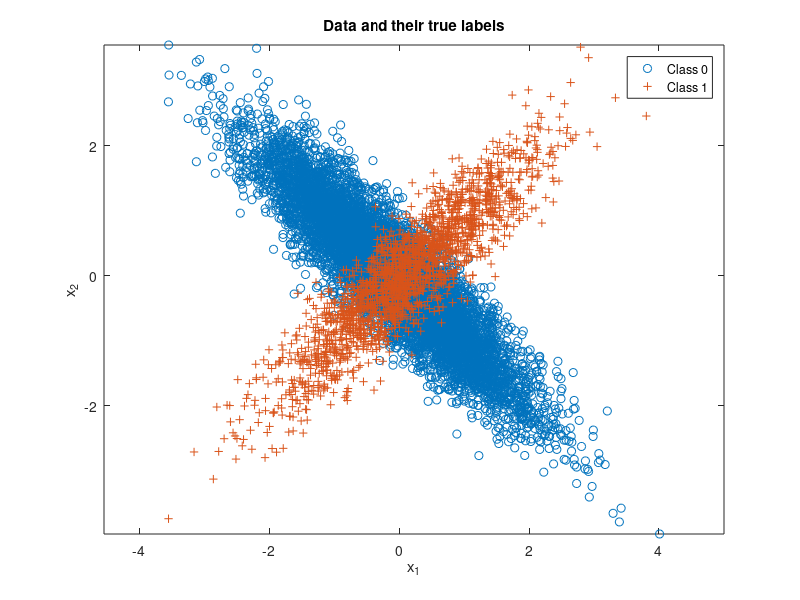

Write the MATLAB code that produced this figure. (Note: this script raises an error after producing the figure.)
% Expected risk minimization with 2 classes
clear all, close all,

n = 2; % number of feature dimensions
N = 10000; % number of iid samples
mu(:,1) = [-0.1;0]; mu(:,2) = [0.1;0];
Sigma(:,:,1) = [1 -0.9;-0.9 1]; Sigma(:,:,2) = [1 0.9;0.9 1];
p = [0.8 0.2]; % class priors for labels 0 and 1 respectively
label = rand(1,N) >= p(1); %generate N number of sample and compare with 0.8, if >= 0.8, then it falls in label 1 region, label 0 region otherwise.
Nc = [length(find(label==0)),length(find(label==1))]; % number of samples from each class, Nc(1) is # of label 0, Nc(2) is # of label 1.
x = zeros(n,N); % save up space, 2x10000 of zeros (nxN)
lambda = [0 1;1 0];
% Draw samples from each class pdf
for L = 0:1
    x(:,label==L) = mvnrnd(mu(:,L+1),Sigma(:,:,L+1),Nc(L+1))'; %x(:,label==L):store generated column vector in where label is 0 or 1, very compact. Each column in x is a mvrnd vector.
end
%graph generated class 0 and class 1 vector
figure(1), clf, %create fig 2 and clear fig window
plot(x(1,label==0),x(2,label==0),'o'), hold on, %hold on retains plots in the current axes so that new plots added to the axes do not delete existing plots. 
plot(x(1,label==1),x(2,label==1),'+'), axis equal, %axis equal sets the aspect ratio so that the data units are the same in every direction.
legend('Class 0','Class 1'), 
title('Data and their true labels'),
xlabel('x_1'), ylabel('x_2'),

discriminantScore = log(evalGaussian(x,mu(:,2),Sigma(:,:,2)))-log(evalGaussian(x,mu(:,1),Sigma(:,:,1)));
sortedScores = sort(discriminantScore);
tau = zeros(1+length(sortedScores));
epsilon = 0.01;
tau(1) = sortedScores(1) - epsilon; % min of tau
tau(length(tau)) = sortedScores(length(sortedScores)) + epsilon; % max of tau
for i = 2:length(tau)-1
    tau(i) = (sortedScores(i) + sortedScores(i-1))/2;
end

ROC = zeros(4,length(tau));
for i = 1:length(tau)
    decision = (discriminantScore >= tau(i));
    ind00 = find(decision==0 & label==0); % index of 00, correct decision on 0 label
    p00 = length(ind00)/Nc(1); % probability of true negative, P(x=0|L=0)
    ind10 = find(decision==1 & label==0);
    p10 = length(ind10)/Nc(1); % probability of false positive
    ind01 = find(decision==0 & label==1);
    p01 = length(ind01)/Nc(2); % probability of false negative
    ind11 = find(decision==1 & label==1);
    p11 = length(ind11)/Nc(2); % probability of true positive
    pError = [p10,p01]*Nc'/N; % probability of error, empirically estimated
    ROC(:,i) = [p11; p10; pError; tau(i)];
end

[~,indexMinPerror] = min(ROC(3,:));
disp('Theoretical optimal tau - ERM: '); disp(log((lambda(2,1)-lambda(1,1))/(lambda(1,2)-lambda(2,2)) * p(1)/p(2)));
disp('Empirical optimal tau - ERM: '); disp(ROC(4,indexMinPerror(1)));
disp('Empirical min probability of error - ERM: '); disp(ROC(3,indexMinPerror(1)));

figure(2),
plot(ROC(2,:),ROC(1,:)); hold on,
plot(ROC(2,indexMinPerror(1)),ROC(1,indexMinPerror(1)),'og'); hold on,
title('Detection vs. false alarm ROC - ERM'),
xlabel('False alarm'), ylabel('Detection'),
legend('Detection vs. false alarm','Minimun probability of error point'),

figure(3),
plot3(ROC(2,:),ROC(1,:), ROC(4,:)); hold on,
plot3(ROC(2,indexMinPerror(1)),ROC(1,indexMinPerror(1)),ROC(4,indexMinPerror(1)),'og'); hold on,
title('Tau vs. detection vs. false alarm ROC - ERM'),
xlabel('False alarm'), ylabel('Detection'), zlabel('Tau')
legend('Tau vs. detection vs. false alarm','Minimun probability of error point'),

% LDA
Sb = (mu(:,1)-mu(:,2))*(mu(:,1)-mu(:,2))';
Sw = Sigma(:,:,1) + Sigma(:,:,2);
[V,D] = eig(inv(Sw)*Sb); % LDA solution satisfies alpha Sw w = Sb w; ie w is a generalized eigenvector of (Sw,Sb)
% equivalently alpha w  = inv(Sw) Sb w
[~,ind] = sort(diag(D),'descend'); % get index of eigen vector with max variance
wLDA = V(:,ind(1)); % Fisher LDA projection vector = eigen vector with max variance
yLDA = wLDA'*x; % All data projected on to the line spanned by wLDA
wLDA = sign(mean(yLDA(find(label==1)))-mean(yLDA(find(label==0))))*wLDA; % ensures class1 falls on the + side of the axis
yLDA = sign(mean(yLDA(find(label==1)))-mean(yLDA(find(label==0))))*yLDA; % flip yLDA accordingly

sortedScores = sort(yLDA);
tau = zeros(1+length(sortedScores));
epsilon = 0.01;
tau(1) = sortedScores(1) - epsilon;
tau(length(tau)) = sortedScores(length(sortedScores)) + epsilon;
for i = 2:length(tau)-1
    tau(i) = (sortedScores(i) + sortedScores(i-1))/2;
end

ROC = zeros(4,length(tau));
for i = 1:length(tau)
    decisionLDA = (yLDA >= tau(i));
    ind00 = find(decisionLDA==0 & label==0); % index of 00, correct decision on 0 label
    p00 = length(ind00)/Nc(1); % probability of true negative, P(x=0|L=0)
    ind10 = find(decisionLDA==1 & label==0);
    p10 = length(ind10)/Nc(1); % probability of false positive
    ind01 = find(decisionLDA==0 & label==1);
    p01 = length(ind01)/Nc(2); % probability of false negative
    ind11 = find(decisionLDA==1 & label==1);
    p11 = length(ind11)/Nc(2); % probability of true positive
    pError = [p10,p01]*Nc'/N; % probability of error, empirically estimated
    ROC(:,i) = [p11; p10; pError; tau(i)];
end

[~,indexMinPerror] = min(ROC(3,:));
disp('Empirical optimal tau - LDA: '); disp(ROC(4,indexMinPerror(1)));
disp('Empirical min probability of error - LDA: '); disp(ROC(3,indexMinPerror(1)));

figure(4), clf,
plot(yLDA(find(label==0)),zeros(1,Nc(1)),'o'), hold on,
plot(yLDA(find(label==1)),zeros(1,Nc(2)),'+'), axis equal, hold on,
legend('Class 0','Class 1'), 
title('LDA projection of data and their true labels'),
xlabel('x_1'), ylabel('x_2'), 

figure(5),
plot(ROC(2,:),ROC(1,:)); hold on,
plot(ROC(2,indexMinPerror(1)),ROC(1,indexMinPerror(1)),'og'); hold on,
title('Detection vs. false alarm - LDA'),
xlabel('False alarm'), ylabel('Detection'),
legend('Detection vs. false alarm','Minimun probability of error point'),

figure(6),
plot3(ROC(2,:),ROC(1,:), ROC(4,:)); hold on,
plot3(ROC(2,indexMinPerror(1)),ROC(1,indexMinPerror(1)),ROC(4,indexMinPerror(1)),'og'); hold on,
title('Tau vs. detection vs. false alarm - LDA'),
xlabel('False alarm'), ylabel('Detection'), zlabel('Tau')
legend('Tau vs. detection vs. false alarm','Minimun probability of error point'),


%NaiveBayesian
discriminantScore = log(evalGaussian(x,mu(:,2),eye(2)))-log(evalGaussian(x,mu(:,1),eye(2)));
sortedScores = sort(discriminantScore);
tau = zeros(1+length(sortedScores));
epsilon = 0.01;
tau(1) = sortedScores(1) - epsilon;
tau(length(tau)) = sortedScores(length(sortedScores)) + epsilon;
for i = 2:length(tau)-1
    tau(i) = (sortedScores(i) + sortedScores(i-1))/2;
end

ROC = zeros(4,length(tau));
for i = 1:length(tau)
    decision = (discriminantScore >= tau(i));
    ind00 = find(decision==0 & label==0); % index of 00, correct decision on 0 label
    p00 = length(ind00)/Nc(1); % probability of true negative, P(x=0|L=0)
    ind10 = find(decision==1 & label==0);
    p10 = length(ind10)/Nc(1); % probability of false positive
    ind01 = find(decision==0 & label==1);
    p01 = length(ind01)/Nc(2); % probability of false negative
    ind11 = find(decision==1 & label==1);
    p11 = length(ind11)/Nc(2); % probability of true positive
    pError = [p10,p01]*Nc'/N; % probability of error, empirically estimated
    ROC(:,i) = [p11; p10; pError; tau(i)];
end

[~,indexMinPerror] = min(ROC(3,:));
disp('Empirical optimal tau - NB: '); disp(ROC(4,indexMinPerror(1)));
disp('Empirical min probability of error - NB: '); disp(ROC(3,indexMinPerror(1)));

figure(7),
plot(ROC(2,:),ROC(1,:)); hold on,
plot(ROC(2,indexMinPerror(1)),ROC(1,indexMinPerror(1)),'og'); hold on,
title('Detection vs. false alarm - Naive Bayesian'),
xlabel('False alarm'), ylabel('Detection'),
legend('Detection vs. false alarm','Minimun probability of error point'),

figure(8),
plot3(ROC(2,:),ROC(1,:), ROC(4,:)); hold on,
plot3(ROC(2,indexMinPerror(1)),ROC(1,indexMinPerror(1)),ROC(4,indexMinPerror(1)),'og'); hold on,
title('Tau vs. detection vs. false alarm - Naive Bayesian'),
xlabel('False alarm'), ylabel('Detection'), zlabel('Tau')
legend('Tau vs. detection vs. false alarm','Minimun probability of error point'),

%LDA
Sb = (mu(:,1)-mu(:,2))*(mu(:,1)-mu(:,2))';
Sw = eye(2) + eye(2);
[V,D] = eig(inv(Sw)*Sb); % LDA solution satisfies alpha Sw w = Sb w; ie w is a generalized eigenvector of (Sw,Sb)
% equivalently alpha w  = inv(Sw) Sb w
[~,ind] = sort(diag(D),'descend');
wLDA = V(:,ind(1)); % Fisher LDA projection vector
yLDA = wLDA'*x; % All data projected on to the line spanned by wLDA
wLDA = sign(mean(yLDA(find(label==1)))-mean(yLDA(find(label==0))))*wLDA; % ensures class1 falls on the + side of the axis
yLDA = sign(mean(yLDA(find(label==1)))-mean(yLDA(find(label==0))))*yLDA; % flip yLDA accordingly

sortedScores = sort(yLDA);
tau = zeros(1+length(sortedScores));
epsilon = 0.01;
tau(1) = sortedScores(1) - epsilon;
tau(length(tau)) = sortedScores(length(sortedScores)) + epsilon;
for i = 2:length(tau)-1
    tau(i) = (sortedScores(i) + sortedScores(i-1))/2;
end

ROC = zeros(4,length(tau));
for i = 1:length(tau)
    decisionLDA = (yLDA >= tau(i));
    ind00 = find(decisionLDA==0 & label==0); % index of 00, correct decision on 0 label
    p00 = length(ind00)/Nc(1); % probability of true negative, P(x=0|L=0)
    ind10 = find(decisionLDA==1 & label==0);
    p10 = length(ind10)/Nc(1); % probability of false positive
    ind01 = find(decisionLDA==0 & label==1);
    p01 = length(ind01)/Nc(2); % probability of false negative
    ind11 = find(decisionLDA==1 & label==1);
    p11 = length(ind11)/Nc(2); % probability of true positive
    pError = [p10,p01]*Nc'/N; % probability of error, empirically estimated
    ROC(:,i) = [p11; p10; pError; tau(i)];
end

[~,indexMinPerror] = min(ROC(3,:));
disp('Empirical optimal tau - NB/LDA: '); disp(ROC(4,indexMinPerror(1)));
disp('Empirical min probability of error - NB/LDA: '); disp(ROC(3,indexMinPerror(1)));

figure(9), clf,
plot(yLDA(find(label==0)),zeros(1,Nc(1)),'o'), hold on,
plot(yLDA(find(label==1)),zeros(1,Nc(2)),'+'), axis equal, hold on,
legend('Class 0','Class 1'), 
title('LDA projection of data and their true labels - Naive Bayesian'),
xlabel('x_1'), ylabel('x_2'), 

figure(10),
plot(ROC(2,:),ROC(1,:)); hold on,
plot(ROC(2,indexMinPerror(1)),ROC(1,indexMinPerror(1)),'og'); hold on,
title('Detection vs. false alarm - LDA + Naive Bayesian'),
xlabel('False alarm'), ylabel('Detection'),
legend('Detection vs. false alarm','Minimun probability of error point'),

figure(11),
plot3(ROC(2,:),ROC(1,:), ROC(4,:)); hold on,
plot3(ROC(2,indexMinPerror(1)),ROC(1,indexMinPerror(1)),ROC(4,indexMinPerror(1)),'og'); hold on,
title('Tau vs. detection vs. false alarm - LDA + Naive Bayesian'),
xlabel('False alarm'), ylabel('Detection'), zlabel('Tau')
legend('Tau vs. detection vs. false alarm','Minimun probability of error point'),